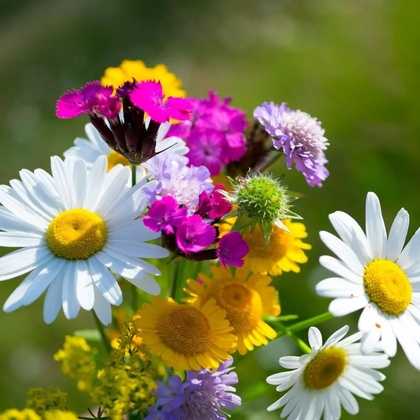
%> input picture img/flores.jpg, 420 x 420 px, shrunk from 1080 x 1080 before the run
$ octave solid_colors.m   (GNU Octave 9; MATLAB toolbox functions it lacks are replaced by stand-ins)
%> lines starting %> are read from the running program, lines starting %| are printed output that depends on the picture
%% tranformando os blocos da imagem original em blocos de cor solida

clc; clear; close all;

%% imagem a ser transformada
target_img = imread('img/flores.jpg');
%> target_img is the input picture: size 420x420x3 uint8; mean R, G, B 128.2, 120.8, 80.7
target_img = im2double(target_img);
%> target_img: size 420x420x3 double
[rows, cols, ~] = size(target_img);
%> rows = 420; cols = 420

tile_size = 10; %% ?
tile_rows = floor(rows / tile_size);
%> tile_rows = 42
tile_cols = floor(cols / tile_size);
%> tile_cols = 42
target_colors = zeros(tile_rows, tile_cols, 3);

%% media de cor para cada bloco da imagem original
for y = 1:tile_rows
    for x = 1:tile_cols
        row_start = (y-1)*tile_size+1;
        col_start = (x-1)*tile_size+1;
        tile = target_img(row_start : y*tile_size, ... row
            col_start: x*tile_size, ... column
            :);

        %% media dos canais do bloco
        r = mean(tile(:,:,1),'all');
        g = mean(tile(:,:,2),'all');
        b = mean(tile(:,:,3),'all');

        target_colors(y, x, :) = squeeze([r,g,b]);
    end
end
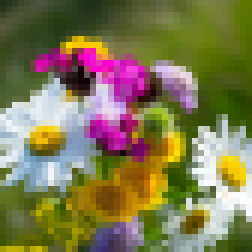
%> target_colors: size 42x42x3 double (shown 6 times larger); mean R, G, B 0.503, 0.474, 0.316

%% imagem recontruida com a cor média de cada bloco
solid_colors_img = zeros(tile_rows * tile_size, tile_cols * tile_size, 3);

for y = 1:tile_rows
    for x = 1:tile_cols
        color = squeeze(target_colors(y, x, :));
        row_start = (y-1)*tile_size + 1;
        col_start = (x-1)*tile_size + 1;
        solid_colors_img(row_start: y*tile_size, ... rows
            col_start: x*tile_size, ... cols
            :) = repmat(reshape(color, 1,1,3), tile_size, tile_size); % preencher todo bloco com a cor solida
    end
end
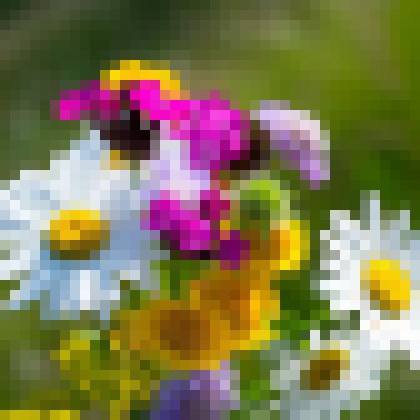
%> solid_colors_img: size 420x420x3 double; mean R, G, B 0.503, 0.474, 0.316; mean of the top-left, top-right, bottom-left and bottom-right quarters 0.43, 0.344, 0.434, 0.516

imwrite(solid_colors_img, 'img/original_solid_colors.jpg');

$ run again, with img/blocos.png saved as img/flores.jpg
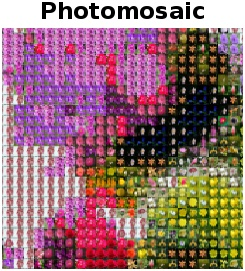
%> input picture img/blocos.png, 245 x 271 px
%> target_img is the input picture: size 271x245x3 uint8; mean R, G, B 148.1, 110.4, 115.4
%> target_img: size 271x245x3 double
%> after the loop `for y = 1:tile_rows`:
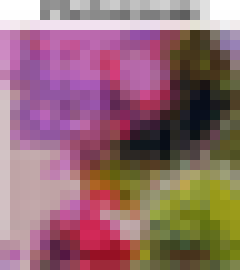
%> solid_colors_img: size 270x240x3 double; mean R, G, B 0.576, 0.424, 0.447
